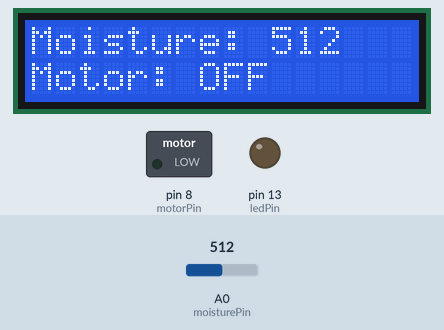
A sketch run on a simulated Arduino Uno, built with avr-gcc and run on an emulated ATmega328P. Parts: 16×2 character LCD, switched loads named in the sketch (green lamp = pin HIGH), output pins drawn as LEDs (lit = HIGH). Inputs (shaded band) come from the test bench; at power-on: A0 (moisturePin) = 512. What the sketch prints to the serial monitor is not drawn.

Above: at 2.7 s.
2.8 s: A0 (moisturePin) set to 493
At 3.5 s:
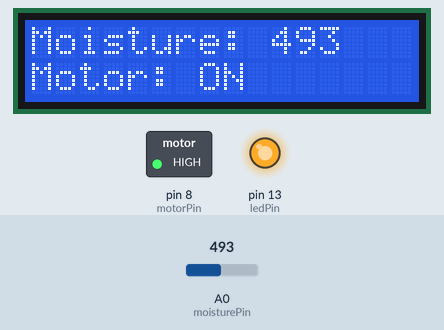
4.5 s: A0 (moisturePin) set to 510
At 5.2 s:
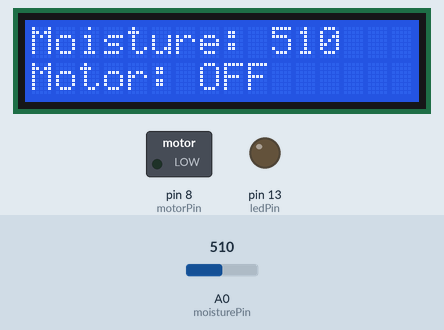
6.1 s: A0 (moisturePin) set to 490
At 6.9 s:
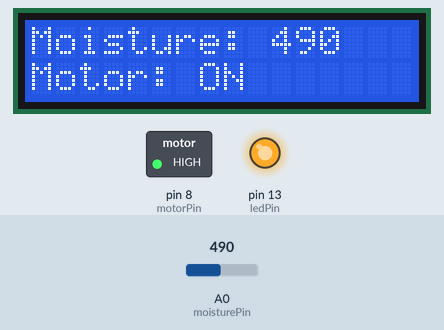
7.6 s: A0 (moisturePin) set to 1023
At 8.6 s:
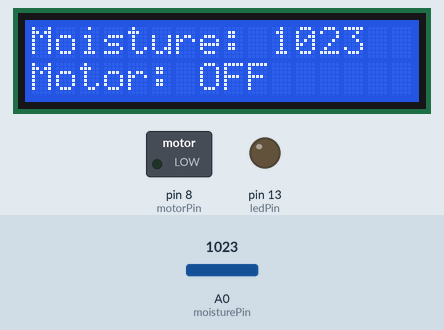
Timing chart, 0 to 10.1 s (numbered marks = the images above; inputs shaded):
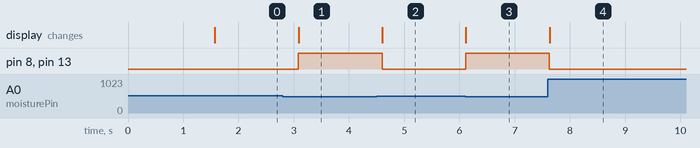

The sketch:

Smart_Irrigation_Arduino_Code.ino
```cpp
#include <LiquidCrystal.h>

// LCD connections: RS, E, D4, D5, D6, D7
LiquidCrystal lcd(12, 11, 5, 4, 3, 2);

const int moisturePin = A0;
const int motorPin = 8;
const int ledPin = 13;

// Adjust this threshold after observing sensor readings
const int moistureThreshold = 500;

void setup() {
  pinMode(motorPin, OUTPUT);
  pinMode(ledPin, OUTPUT);

  Serial.begin(9600);

  lcd.begin(16, 2);
  lcd.print("Smart Agriculture");
  delay(1500);
  lcd.clear();
}

void loop() {
  int moistureValue = analogRead(moisturePin);

  // Higher reading = wetter soil for your sensor
  bool soilWet = (moistureValue > moistureThreshold);

  // Motor ON only when soil is dry
  if (soilWet) {
    digitalWrite(motorPin, LOW);
    digitalWrite(ledPin, LOW);
  } else {
    digitalWrite(motorPin, HIGH);
    digitalWrite(ledPin, HIGH);
  }

  lcd.setCursor(0, 0);
  lcd.print("Moisture: ");
  lcd.print(moistureValue);
  lcd.print("   ");

  lcd.setCursor(0, 1);
  if (soilWet) {
    lcd.print("Motor: OFF      ");
  } else {
    lcd.print("Motor: ON       ");
  }

  Serial.print("Moisture: ");
  Serial.print(moistureValue);
  Serial.print(" | Motor: ");
  Serial.println(soilWet ? "OFF" : "ON");

  delay(500);
}
```

Measured:
- the behaviour switches between 501 and 500 on A0 (moisturePin) (found by bisection; images 0 and 1)
- after the input at 2.8 s, pin 8 (motorPin), pin 13 (ledPin): LOW → HIGH after 0.28 s; the display: changes after 0.29 s (image 1)
- after the input at 4.5 s, pin 8 (motorPin), pin 13 (ledPin): HIGH → LOW after 0.10 s; the display: changes after 0.10 s (image 2)
- after the input at 6.1 s, pin 8 (motorPin), pin 13 (ledPin): LOW → HIGH at once; the display: changes at once (image 3)
- after the input at 7.6 s, pin 8 (motorPin), pin 13 (ledPin): HIGH → LOW at once; the display: changes at once (image 4)
